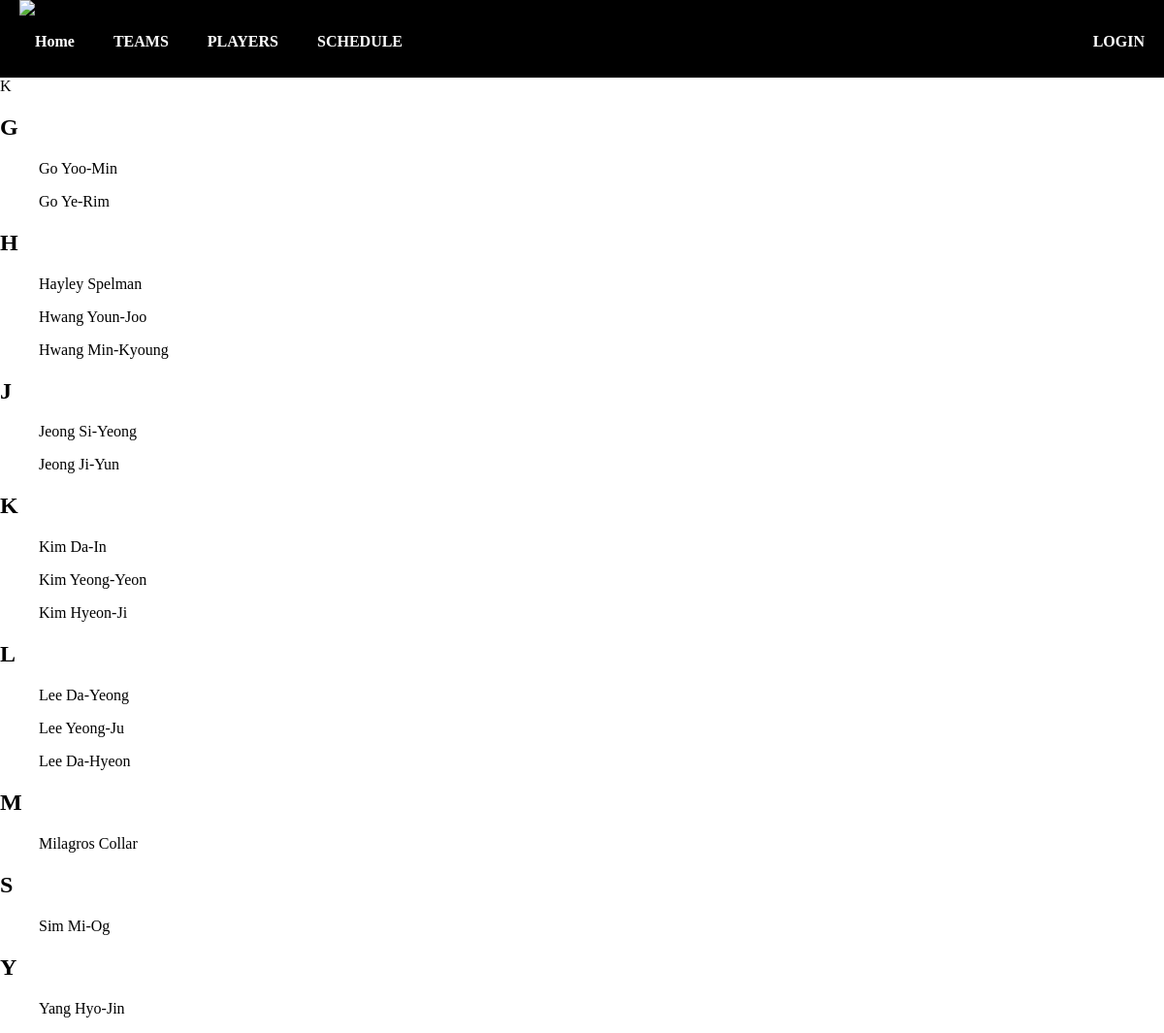
The app's page /all-players with its own data.
### main.py (models this page shows)
class Player(db.Model):
    id = db.Column(db.Integer, primary_key = True)
    name = db.Column(db.String, nullable = False, unique = True)
    height = db.Column(db.Integer, nullable = False, unique = False)
    position = db.Column(db.String(30), nullable = False, unique = False)
    age = db.Column(db.Integer, nullable = False, unique = False)
    number = db.Column(db.Integer, nullable = False, unique = False)
    birth_date = db.Column(db.String, nullable = False, unique = False)
    birth_place = db.Column(db.String, nullable = False, unique = False)
    image = db.Column(db.String, nullable = True, unique = True)
    team_id = db.Column(db.Integer, db.ForeignKey('team.id'))

### main.py (the view)
@app.route('/all-players')
def allplayers():
    return render_template('allplayers.html', p_startWithL=Player.query.filter(Player.name.startswith('L')).all(),
                                              p_startWithK=Player.query.filter(Player.name.startswith('K')).all(),
                                              p_startWithH=Player.query.filter(Player.name.startswith('H')).all(),
                                              p_startWithJ=Player.query.filter(Player.name.startswith('J')).all(),
                                              p_startWithG=Player.query.filter(Player.name.startswith('G')).all(),
                                              p_startWithM=Player.query.filter(Player.name.startswith('M')).all(),
                                              p_startWithY=Player.query.filter(Player.name.startswith('Y')).all(),
                                              p_startWithS=Player.query.filter(Player.name.startswith('S')).all()
                                              )

### templates/allplayers.html
{%extends "layout.html"%}
{%block content%}
<a href='#K'>K</a>
<h2>G</h2>
{% for playerG in p_startWithG %}
<ul>
    <li> <a href="/player/{{playerG.name}}">{{ playerG.name }}    </a></li>
</ul>
{% endfor %}
<h2>H</h2>
{% for playerH in p_startWithH %}
<ul>
    <li> <a href="/player/{{playerH.name}}">{{ playerH.name }}    </a></li>
</ul>
{% endfor %}
<h2>J</h2>
{% for playerJ in p_startWithJ %}
<ul>
    <li> <a href="/player/{{playerJ.name}}">{{ playerJ.name }}    </a></li>
</ul>
{% endfor %}
<div id="K">
<h2>K</h2>
{% for playerK in p_startWithK %}
<ul>
    <li> <a href="/player/{{playerK.name}}">{{ playerK.name }}    </a></li>
</ul>
{% endfor %}
</div>
<h2>L</h2>
{% for playerL in p_startWithL %}
<ul>
    <li> <a href="/player/{{playerL.name}}">{{ playerL.name }}    </a></li>
</ul>
{% endfor %}
<h2>M</h2>
{% for playerM in p_startWithM %}
<ul>
    <li> <a href="/player/{{playerM.name}}">{{ playerM.name }}    </a></li>
</ul>
{% endfor %}
<h2>S</h2>
{% for playerS in p_startWithS %}
<ul>
    <li> <a href="/player/{{playerS.name}}">{{ playerS.name }}    </a></li>
</ul>
{% endfor %}
<h2>Y</h2>
{% for playerY in p_startWithY %}
<ul>
    <li> <a href="/player/{{playerY.name}}">{{ playerY.name }}    </a></li>
</ul>
{% endfor %}
{%endblock%}

### templates/layout.html
<!DOCTYPE html>
<html>
    <link rel="stylesheet" href="/static/CSS/style.css">
    <div class="layout">
        <body>
            {%include "navigation.html"%}
            {%block content %}{%endblock%}
        </body>
    </div>
</html>

### templates/navigation.html (shortened to what this page needs)
<div class="navbar">
    <a class="logo" href="/"><div class="logo"><img class="logo" src="https://www.kovo.co.kr/images/intro/em_po_1819.png" alt="Home"></div></a>
    <a class="navitems">TEAMS</a>
    <a class="navitems" href="/all-players">PLAYERS</a>
    <a class="navitems" href="/schedule">SCHEDULE</a>
    <div class="nav-right">
        {% if not current_user.is_authenticated %}
            <a class="navitems" href="/login">LOGIN</a>
        {% endif %}
    </div>
</div>

### static/CSS/style.css (style rules this page uses)
html { scroll-behavior: smooth; }
img.logo { width: 200px; height: 95px; }
a.logo { font-weight: bold; margin: 0 20px; }
a { text-decoration: none; color: black; }
li { list-style: none; }
.navbar { overflow: hidden; background-color: black; height: 80px; line-height: 85px; }
.navbar a { float: left; text-decoration: none; text-align: center; color: white; font-weight: bold; }
a.navitems { margin: 0 20px; }
.nav-right { float: right; }
body { margin: 0; }

### records on screen
Player: name "Go Yoo-Min"
Player: name "Go Ye-Rim"
Player: name "Hayley Spelman"
Player: name "Hwang Youn-Joo"
Player: name "Hwang Min-Kyoung"
Player: name "Jeong Si-Yeong"
Player: name "Jeong Ji-Yun"
Player: name "Kim Da-In"
Player: name "Kim Yeong-Yeon"
Player: name "Kim Hyeon-Ji"
Player: name "Lee Da-Yeong"
Player: name "Lee Yeong-Ju"
Player: name "Lee Da-Hyeon"
Player: name "Milagros Collar"
Player: name "Sim Mi-Og"
Player: name "Yang Hyo-Jin"
